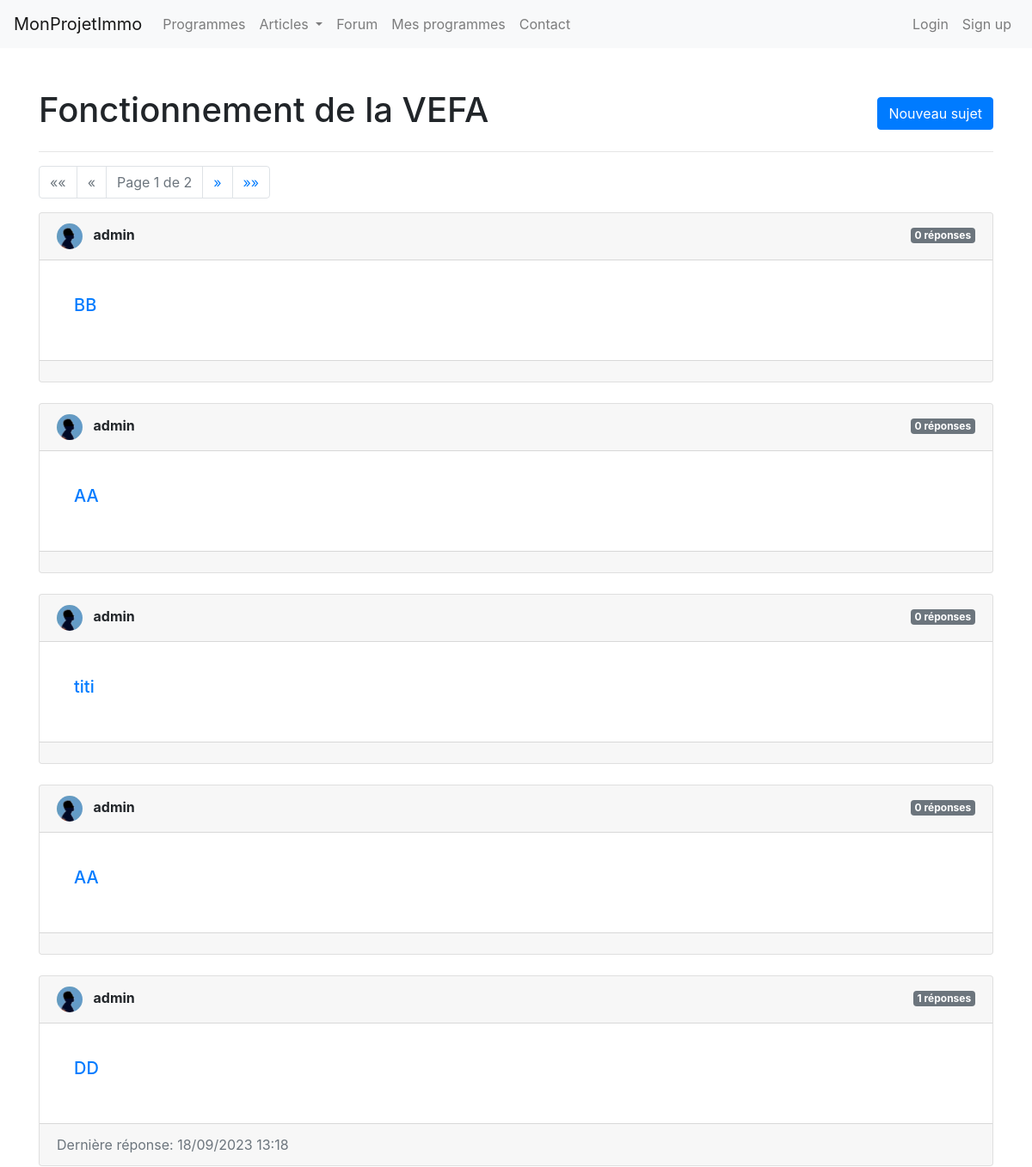
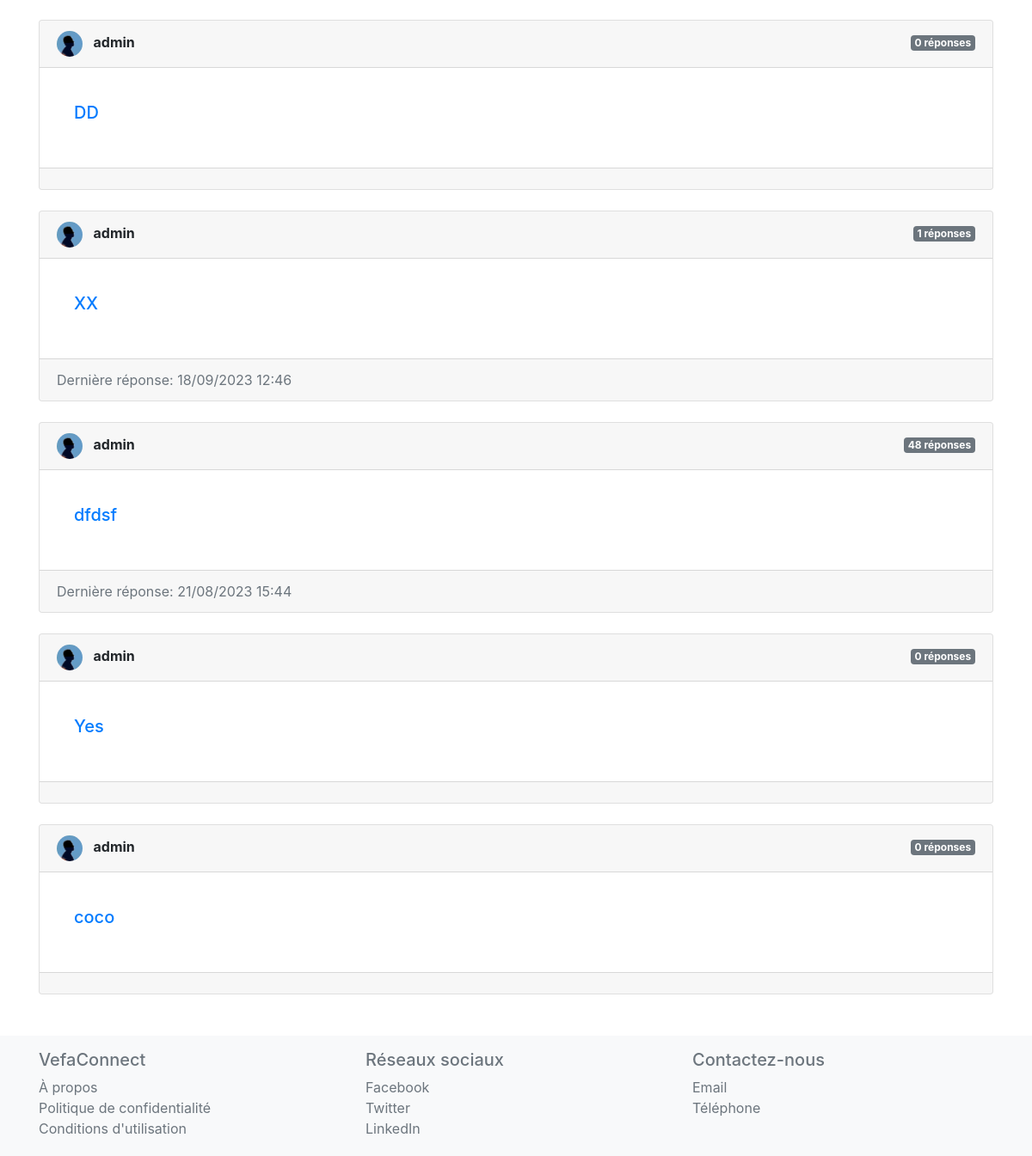
/topic/comprendre-la-vefa/, run on an earlier commit of the app's database (2 pictures, top to bottom).
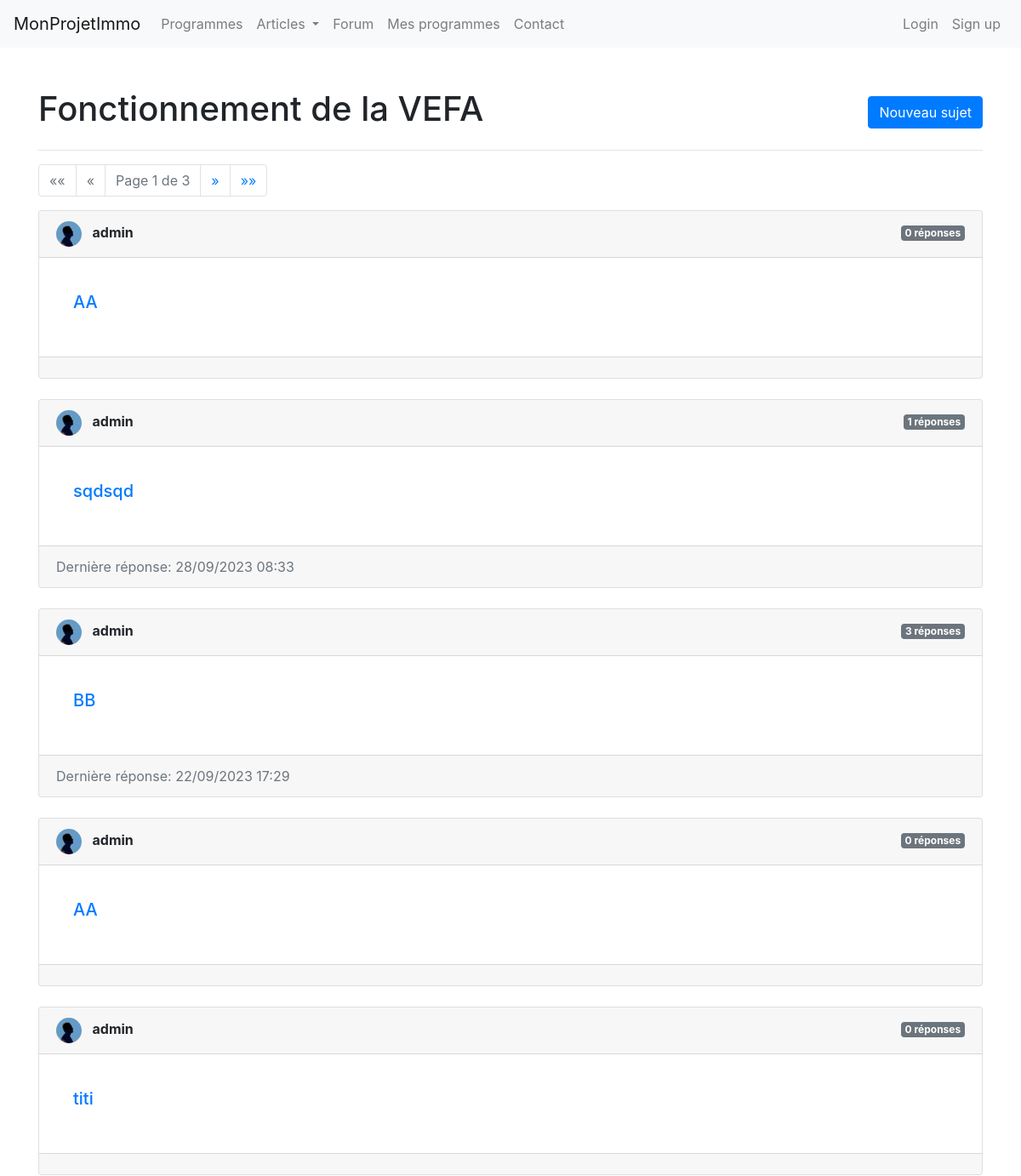
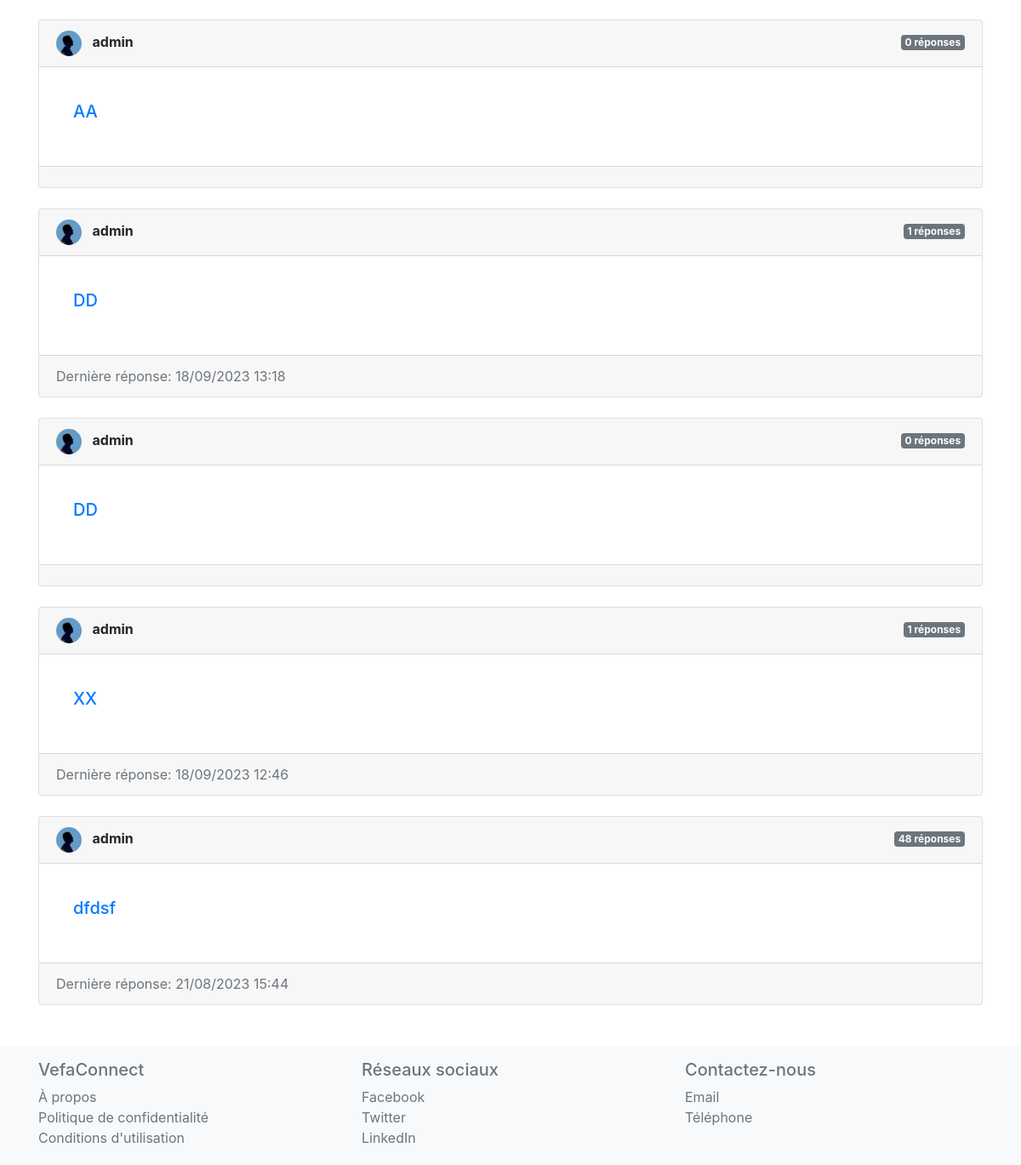
And on a later commit of the database (2 pictures, top to bottom).
### forum/models.py (models this page shows, shortened)
class ForumPost(models.Model):
    user = models.ForeignKey(UserProfile, on_delete=models.CASCADE)
    theme = models.ForeignKey(ForumTheme, on_delete=models.CASCADE, related_name='posts')
    title = models.CharField(max_length=200)
    slug = models.SlugField(unique=True, blank=True,null=True)
    real_estate_program = models.ForeignKey(RealEstateProgram, on_delete=models.CASCADE, blank=True, null=True)
    content = models.TextField()
    date_posted = models.DateTimeField(auto_now_add=True)
    def last_reply(self):
        last_reply = self.replies.aggregate(Max('date_posted'))['date_posted__max']
        if last_reply:
            return last_reply

class UserProfile(models.Model):
    GENDER_CHOICES = (
        ('M', 'Male'),
        ('F', 'Female'),
        ('O', 'Other'),
)
    user = models.OneToOneField(User, on_delete=models.CASCADE)
    bio = models.TextField(blank=True)
    followed_programs = models.ManyToManyField('website.RealEstateProgram', through='website.FollowedProgram', related_name='followers')
    joined_date = models.DateTimeField(auto_now_add=True)
    photo = models.ImageField(upload_to='user_photos/', blank=True, null=True)
    first_name = models.CharField(max_length=30, blank=True, null=True)
    last_name = models.CharField(max_length=30, blank=True, null=True)
    gender = models.CharField(max_length=1, null=False, blank=False, choices=GENDER_CHOICES)

### forum/views.py (the view)
# urls.py: path('topic/<slug:topic_slug>/', ForumThemeView.as_view(), name='general_forum_theme_detail'),
class ForumThemeView(View):
    def get(self, request, topic_slug, program_slug=None):
        program = None
        if program_slug:
            program = RealEstateProgram.objects.get(slug=program_slug)
        program_exists = bool(program)
        topic = ForumTheme.objects.get(slug=topic_slug)
        posts_all = topic.posts.all()
        if program:
            posts_all = posts_all.filter(real_estate_program=program)
        posts_all = posts_all.order_by('-date_posted')
        paginator = Paginator(posts_all, 10)  # Show 10 posts per page
        page = request.GET.get('page')
        posts = paginator.get_page(page)
        context = {
            'program': program,
            'topic': topic,
            'posts': posts,
            'program_exists': program_exists,
        }
        return render(request, 'forum_theme_detail.html', context)

### VefaConnect/context_processors.py (called while the page is built)
def categories(request):
    return {
        'categories': Category.objects.all()
    }

### forum/templates/forum_theme_detail.html (shortened to what this page needs)
{% extends 'base.html' %}
{% load static %}
{% block content %}
<head>
    <link rel="stylesheet" href="https://cdnjs.cloudflare.com/ajax/libs/font-awesome/5.15.1/css/all.min.css">
    <link rel="stylesheet" href="{% static 'forum/css/style.css' %}">
</head>
<div class="container my-5">
    <div class="d-flex justify-content-between align-items-center">
        <h1>{{ topic.title }}</h1>
        {% if program_exists %}
        <a href="{% url 'create_post_with_program' program.slug topic.slug  %}" class="btn btn-primary">Nouveau sujet</a>
{% else %}
        <a href="{% url 'create_post_general' topic.slug %}" class="btn btn-primary">Nouveau sujet</a>
        {% endif %}
    </div>
    <hr class="elegant-line">
      <ul class="pagination">
        {% if posts.has_previous %}
            <li class="page-item">
                <a class="page-link" href="?page=1" aria-label="First">
                    <span aria-hidden="true">&laquo;&laquo;</span>
                </a>
            </li>
            <li class="page-item">
                <a class="page-link" href="?page={{ posts.previous_page_number }}" aria-label="Previous">
                    <span aria-hidden="true">&laquo;</span>
                </a>
            </li>
        {% else %}
            <li class="page-item disabled">
                <a class="page-link" href="#" aria-label="First">
                    <span aria-hidden="true">&laquo;&laquo;</span>
                </a>
            </li>
            <li class="page-item disabled">
                <a class="page-link" href="#" aria-label="Previous">
                    <span aria-hidden="true">&laquo;</span>
                </a>
            </li>
        {% endif %}
        <li class="page-item disabled">
            <a class="page-link" href="#">Page {{ posts.number }} de {{ posts.paginator.num_pages }}</a>
        </li>
        {% if posts.has_next %}
            <li class="page-item">
                <a class="page-link" href="?page={{ posts.next_page_number }}" aria-label="Next">
                    <span aria-hidden="true">&raquo;</span>
                </a>
            </li>
            <li class="page-item">
                <a class="page-link" href="?page={{ posts.paginator.num_pages }}" aria-label="Last">
                    <span aria-hidden="true">&raquo;&raquo;</span>
                </a>
            </li>
        {% endif %}
    </ul>
    {% for post in posts %}
        <div class="card mb-4">
            <div class="card-header d-flex justify-content-between">
                <div>
                    <img src="{{ post.user.photo.url }}" class="rounded-circle mr-2" width="30" height="30">
                    <span class="font-weight-bold">{{ post.user.user.username }}</span>
                </div>
                <div>
                    <span class="badge badge-secondary">{{ post.replies.count }} réponses</span>
                </div>
            </div>
            <div class="card-body">
                <div class="card-body">
                    {% if post.real_estate_program and post.real_estate_program.slug %}
                        <a href="{% url 'program_post_detail' program_slug=post.real_estate_program.slug topic_slug=topic.slug  post_slug=post.slug%}"><h5 class="card-title">{{ post.title }}</h5></a>
                        {% else %}
                        <a href="{% url 'general_post_detail' topic_slug=topic.slug post_slug=post.slug %}"><h5 class="card-title">{{ post.title }}</h5></a>
                    {% endif %}
                </div>
            </div>
            <div class="card-footer text-muted">
                {% if post.last_reply %}
                Dernière réponse: {{ post.last_reply|date:"d/m/Y H:i" }}
                {% endif %}
            </div>
        </div>
    {% endfor %}
</div>
{% endblock %}

What changed in the data, as far as the page shows it:
no longer on this page (row edited): ForumPost: user.photo (placeholder picture), user.user.username "admin", replies.count "0", title "Yes"
no longer on this page (row edited): ForumPost: user.photo (placeholder picture), user.user.username "admin", replies.count "0", title "coco"
added ForumPost: user.photo (placeholder picture), user.user.username "admin", replies.count "0", title "AA"
added ForumPost: user.photo (placeholder picture), user.user.username "admin", replies.count "1", title "sqdsqd", last_reply "28/09/2023 08:33"
changed ForumPost "BB": replies.count "0" → "3"; last_reply (not shown) → "22/09/2023 17:29"
Also different on the page:
{{ posts.paginator.num_pages }}: "2" → "3"
